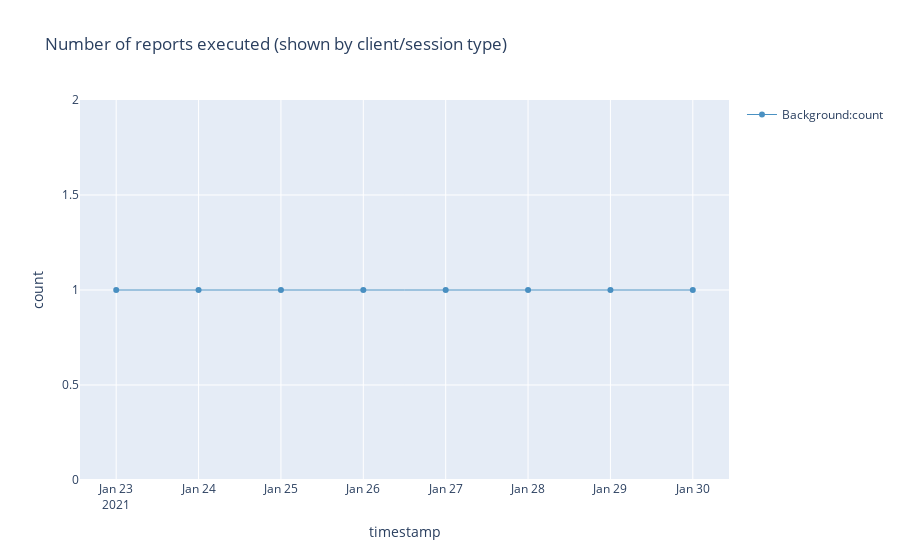

Notebook cell for this chart:
### Markdown cell above
## Reports

Learn more about how to write performant reports here in the performance tuning guide: https://docs.microsoft.com/en-us/dynamics365/business-central/dev-itpro/performance/performance-developer#writing-efficient-reports

Report telemetry docs: https://docs.microsoft.com/en-us/dynamics365/business-central/dev-itpro/administration/telemetry-reports-trace

KQL samples:
* https://github.com/microsoft/BCTech/blob/master/samples/AppInsights/KQL/RawData/Reports.kql
* https://github.com/microsoft/BCTech/blob/master/samples/AppInsights/KQL/PerformanceTuning/ReportExecution.kql

### Code cell
%%kql 
let _aadTenantId = aadTenantId;
let _environmentName = environmentName;
let _startDate = startDate;
let _endDate = endDate;
traces
| where 1==1 
    and timestamp >= todatetime(_startDate)
    and timestamp <= todatetime(_endDate) + totimespan(24h) - totimespan(1ms)   
    and customDimensions.aadTenantId == _aadTenantId
    and (_environmentName == '' or customDimensions.environmentName == _environmentName )
    and customDimensions.eventId == 'RT0006'
| extend clientType = tostring( customDimensions.clientType )
       , reportName = tostring( customDimensions.alObjectName )
| where reportName <> ''
| summarize count=count() by clientType, bin(timestamp, 1d)
| render timechart title= 'Number of reports executed (shown by client/session type)'

### Figure 1 — Plotly figure (JSON) as saved in the notebook; plotly's stock layout.template omitted (floating-point values rounded to 4 significant figures)
{"data": [{"line": {"color": "rgb(31, 118, 179)", "width": 1}, "name": "Background:count", "opacity": 0.8, "type": "scatter", "x": ["2021-01-23T00:00:00+00:00", "2021-01-24T00:00:00+00:00", "2021-01-25T00:00:00+00:00", "2021-01-26T00:00:00+00:00", "2021-01-27T00:00:00+00:00", "2021-01-28T00:00:00+00:00", "2021-01-29T00:00:00+00:00", "2021-01-30T00:00:00+00:00"], "y": [1, 1, 1, 1, 1, 1, 1, 1]}], "layout": {"showlegend": true, "title": {"text": "Number of reports executed (shown by client/session type)"}, "xaxis": {"autorange": true, "title": {"text": "timestamp"}, "type": "date"}, "yaxis": {"ticksuffix": "", "title": {"text": "count"}, "type": "linear"}}}
